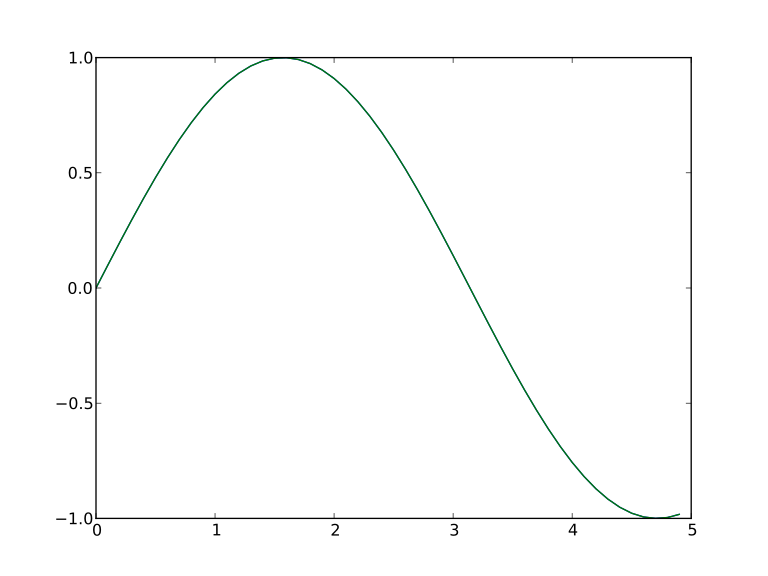

This chart was generated by the following Python code:
import matplotlib
matplotlib.use('Agg')

import numpy as np
import matplotlib.pyplot as plt

x = np.arange(0, 5, 0.1);
y = np.sin(x)
plt.plot(x, y)
p = plt.plot(x, y)
plt.savefig('sinx.svg')
#plt.show()
